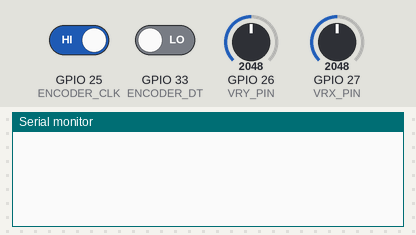
Bench run of a program on a simulated ESP32. Parts: the last lines printed to the serial monitor. The test bench sets the inputs (shaded band); at power-on: GPIO 26 (VRY_PIN) = 2048, GPIO 27 (VRX_PIN) = 2048, GPIO 25 (ENCODER_CLK) HIGH, GPIO 33 (ENCODER_DT) LOW.

Above: at 1.2 s.
1.3 s: GPIO 26 (VRY_PIN) set to 2278
2.8 s: GPIO 26 (VRY_PIN) set to 2415
At 3.6 s:
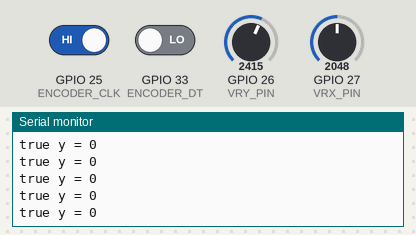
4.3 s: GPIO 27 (VRX_PIN) set to 2284
7.3 s: GPIO 27 (VRX_PIN) set to 2406
At 8.2 s:
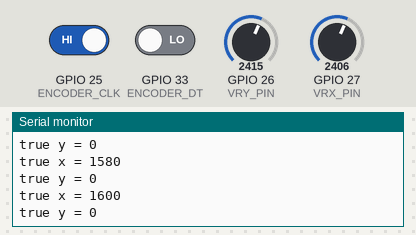
Timing chart, 0 to 10.3 s (numbered marks = the images above; inputs shaded):
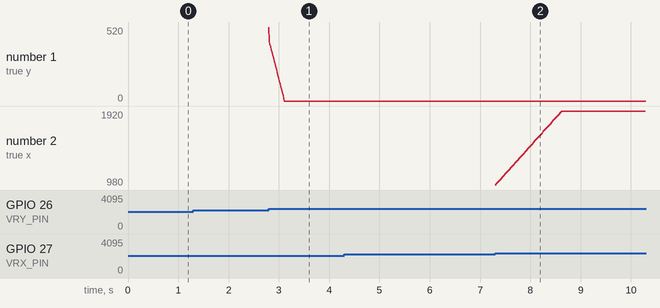

The program:

main.cpp
```cpp
#include "esp32-hal-adc.h"
#include "esp32-hal-gpio.h"
#include <Arduino.h>

using namespace std;

// Encoder Variables
#define ENCODER_CLK 25
#define ENCODER_DT 33
#define ENCODER_CW 1
#define ENCODER_CCW 0


// Joystick Variables
#define VRX_PIN 27
#define VRY_PIN 26

// Encoder Vars
int direction = ENCODER_CW;
int counter = 0;
int CLK_state;
int prev_CLK_state;

// Joystick Vars
int centerx = 4096/2;
int centery = 4096/2;
int xthreshold = 300;
int ythreshold = 300;
int maxx = 1920;
int maxy = 1080;
int inc_x = 20;
int inc_y = 20;

int valuex = centerx;
int valuey = centery;
int prevvaluex = centerx;
int prevvaluey = centery;
int truevaluex = maxx/2;
int truevaluey = maxy/2;

void checkJoystick(){
	valuex = analogRead(VRX_PIN);
	valuey = analogRead(VRY_PIN);

	if ((valuex >= centerx + xthreshold)||(valuex <= centerx-xthreshold)){
		if(valuex>=centerx+xthreshold){
			truevaluex += (inc_x);
		}
		if(valuex<=centerx-xthreshold){
			truevaluex -= (inc_x);
		}
		if(truevaluex>maxx){truevaluex=maxx;}
		if(truevaluex<0){truevaluex=0;}
		Serial.print("true x = ");
		Serial.println(truevaluex);
		//Serial.print("x = ");
		//Serial.println(valuex);
	}
	if ((valuey >= centery + ythreshold)||(valuey <= centery-ythreshold)){
		if(valuey>=centery+ythreshold){
			truevaluey -= inc_y;
		}
		if(valuey<=centery-ythreshold){
			truevaluey += inc_y;
		}
		if(truevaluey>maxy){truevaluey=maxy;}
		if(truevaluey<0){truevaluey=0;}
		Serial.print("true y = ");
		Serial.println(truevaluey);
		//Serial.print("y = ");
		//Serial.println(valuey);
	}
}

void checkEncoder(){
	 // read the current state of the rotary encoder's CLK pin
  CLK_state = digitalRead(ENCODER_CLK);
  int DT_state = digitalRead(ENCODER_DT);
  // If the state of CLK is changed, then pulse occurred
  // React to only the rising edge (from LOW to HIGH) to avoid double count
  if (CLK_state != prev_CLK_state) {
    // if the DT state is HIGH
    // the encoder is rotating in counter-clockwise direction => decrease the counter
    if (DT_state-CLK_state == 0) {
      counter--;
      direction = ENCODER_CCW;
    } else {
      // the encoder is rotating in clockwise direction => increase the counter
      counter++;
      direction = ENCODER_CW;
    }

    Serial.print(" - count: ");
    Serial.println(counter);

	prev_CLK_state = CLK_state;
  }
}

void setup(){
	Serial.begin(9600);

	// Setup JoyStick pins
	centerx = analogRead(VRX_PIN);
	centery = analogRead(VRY_PIN);

	// Setup Encoder pins
	pinMode(ENCODER_CLK, INPUT);
	pinMode(ENCODER_DT, INPUT);
	prev_CLK_state = digitalRead(ENCODER_CLK);
}

void loop(){
	checkJoystick();
	checkEncoder();
	delay(1);
}
```

Measured:
- the behaviour switches between 2347 and 2348 on GPIO 26 (VRY_PIN) (found by bisection; images 0 and 1)
- after the input at 2.8 s, the serial monitor: prints a new line at once (image 1)
- after the input at 7.3 s, the serial monitor: prints a new line at once (image 2)
